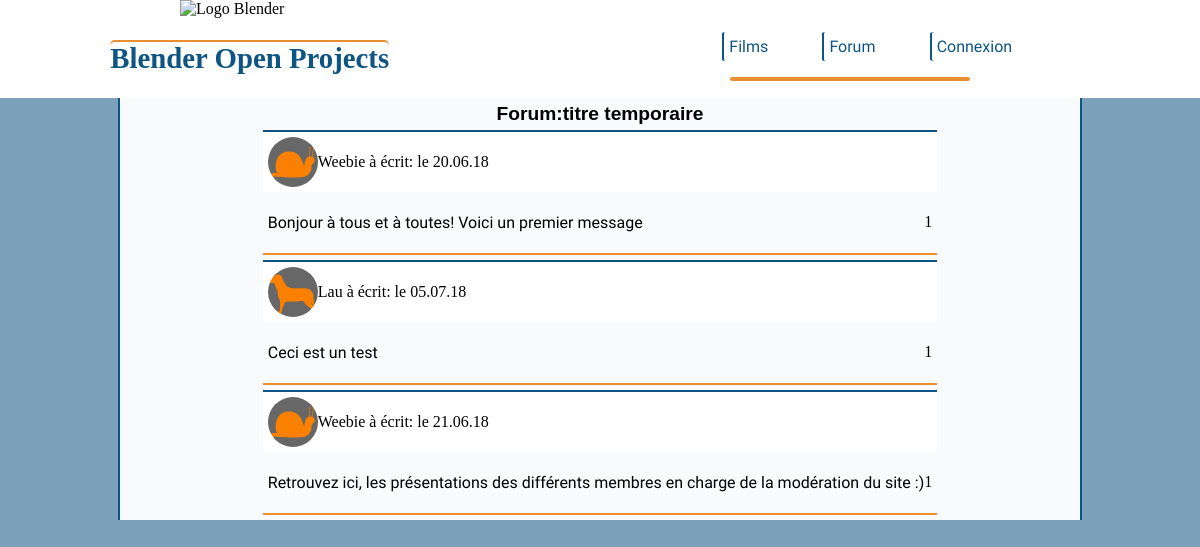
The page /index.php?action=forum on the database its author committed.
### tables this page shows
CREATE TABLE IF NOT EXISTS `membre` (
  `id_membre` int(11) NOT NULL AUTO_INCREMENT,
  `pseudo` varchar(100) NOT NULL,
  `pwd` varchar(255) NOT NULL,
  `status_membre` int(3) NOT NULL DEFAULT '1',
  `date_membre` date NOT NULL,
  `avatar` int(11) DEFAULT NULL,
  PRIMARY KEY (`id_membre`)
);

CREATE TABLE IF NOT EXISTS `avatar` (
  `id_avatar` int(11) NOT NULL AUTO_INCREMENT,
  `lien_avatar` text NOT NULL,
  PRIMARY KEY (`id_avatar`)
);

CREATE TABLE IF NOT EXISTS `forum` (
  `id_post` int(11) NOT NULL AUTO_INCREMENT,
  `id_auteur` int(11) NOT NULL,
  `titre_post` text NOT NULL,
  `message_post` text NOT NULL,
  `status_post` int(2) NOT NULL DEFAULT '0',
  `date_post` date NOT NULL,
  PRIMARY KEY (`id_post`)
);

### controllers/Back.php (called while the page is built, shortened)
<?php
require_once("./models/comments.php");
function allTopics(){
	$topics= new CommentsManager();
	$getTopics= $topics->getAllTopics();
require("./views/pages/forum.php");
}

### models/comments.php (called while the page is built, shortened)
<?php
class CommentsManager extends Manager{
	public function getAllTopics(){
		$bdd=$this->dbConnect();
		$Topics=$bdd->query('SELECT id_post,forum.id_auteur, membre.id_membre,membre.avatar,avatar.id_avatar,titre_post,message_post,date_format(date_post,"%d.%m.%y")as date_message,pseudo, lien_avatar
			FROM membre
				INNER JOIN forum
			ON forum.id_auteur=membre.id_membre
				LEFT JOIN avatar
			ON membre.avatar=avatar.id_avatar');
		return $Topics;
	}
}

### views/pages/forum.php (the view, shortened to what this page needs)
<section id="forumPage">
	<article>
	<h2>Forum:titre temporaire</h2>
	<?php
		while($listTopic = $getTopics->fetch()){
	?>
	<div class="infoMember">
		<?php
		echo '<img src="views/Images/Avatars/'.$listTopic['lien_avatar'].'" alt="Avatar de '. $listTopic['pseudo'].'" class="Avatar">';
			?>
		<?php echo $listTopic['pseudo']?> à écrit: le <?php echo $listTopic['date_message']?>
	</div>
	<div class="message">
		<?php
		 echo '<a href="./index.php?action=selectTopic&amp;id='.$listTopic['id_post'].'"><p class="thumbnail_Forum">'.$listTopic['message_post'].'</p></a>';
		 ?>
		<?php echo count($listTopic['message_post']);?>
	</div>
	<?php
	}
	?>
	</article>
</section>

### views/css/styles.css (style rules this page uses)
body { background: #0c52828a; margin:0px; }
a { text-decoration: none; }
p { font-family: 'Raleway'; }
h2 { margin: 5px; font-family: 'Helvetica'; font-size: 1.2em; text-align: center; }
section { width: 80%; margin: auto; text-align: center; display: flex; flex-direction: column; align-items: center; border-left: 2px solid #0e5584; border-right: 2px solid #0e5584; background: #fffffff2; }
.Avatar { height: 50px; width: 50% border: white 2px solid; border-radius:50%; }
.infoMember { display: flex; align-items: center; background: white; border-top: solid 2px #0e5585; padding: 5px; }
.message { border-bottom: solid 2px #ea8e32; margin-bottom: 5px; text-align: justify; align-items: center; display: flex; justify-content: space-between; padding: 5px; }
.message a { color: black; font-family: 'Raleway'; font-size: 1em; }
#forumPage { display: flex; flex-direction: column-reverse; }

### rows shown on the page
membre: avatar.lien_avatar (picture), pseudo "Weebie", date_message "20.06.18", forum.message_post "Bonjour à tous et à toutes! Voici un premier message", forum.message_post "1", date_message "21.06.18", forum.message_post "Retrouvez ici, les présentations des différents membres en charge de la modération du site :)"
membre: avatar.lien_avatar (picture), pseudo "Lau", date_message "05.07.18", forum.message_post "Ceci est un test", forum.message_post "1"
